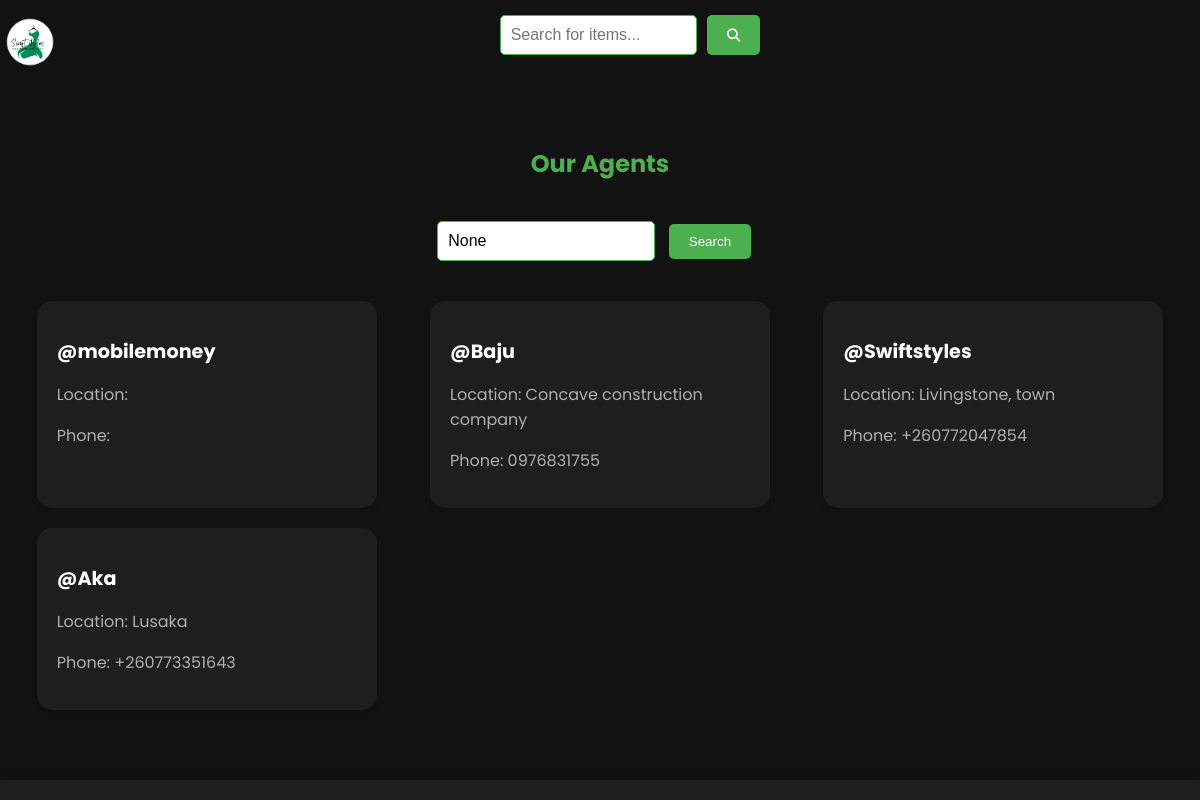
/agents/, run on the app's committed database.
### users/models.py (models this page shows, shortened)
class CustomUser(AbstractUser):
    first_name = models.CharField(max_length=100)
    last_name = models.CharField(max_length=100)
    phone_number = models.CharField(max_length=13, unique=True)
    house_number = models.CharField(max_length=50)
    business_location = models.CharField(max_length=255)
    profile_pic = models.ImageField(upload_to='profile_pics/', null=True, blank=True)
    profile_pic_thumbnail = models.ImageField(upload_to='profile_pics/thumbnails/', null=True, blank=True)
    is_approved = models.BooleanField(default=False)
    is_admin = models.BooleanField(default=False)  # Add this line

### mma/views.py (the view)
# urls.py: path('agents/', views.agent_list, name='agent_list'),
def agent_list(request):
    query = request.GET.get('q')
    if query:
        agents = CustomUser.objects.filter(business_location__icontains=query, is_admin=False)
    else:
        agents = CustomUser.objects.filter(is_admin=False)
    return render(request, 'agent_list.html', {
        'agents': agents,
        'query': query,
    })

### mma/templates/agent_list.html (shortened to what this page needs)
{% extends 'base.html' %}
{% block content %}
<div class="dashboard-container">
    <h1 class="page-title">Our Agents</h1>
    <div class="search-form">
        <form method="GET" action="{% url 'agent_list' %}">
            <input type="text" name="q" class="search-input" placeholder="Search by location..." value="{{ query }}">
            <button type="submit" class="search-btn">Search</button>
        </form>
    </div>
    {% if agents %}
        <div class="card-container">
            {% for agent in agents %}
                <div class="card">
                    <h2 class="card-title">@{{ agent.username }}</h2>
                    <p class="card-content">Location: {{ agent.business_location }}</p>
                    <p class="card-content">Phone: {{ agent.phone_number }}</p>
                </div>
            {% endfor %}
        </div>
    {% else %}
        <p>No agents found in this location.</p>
    {% endif %}
</div>
{% endblock %}

### mma/templates/base.html (style rules this page uses)
:root { --primary-color: #4CAF50; --secondary-color: #2196F3; --background-color: #121212; --card-background: #1E1E1E; --text-color: #FFFFFF; --secondary-text: #B0B0B0; --nav-height: 60px; --table-header-bg: #333; --table-row-bg: #1E1E1E; --table-row-alt-bg: #2E2E2E; }
body { font-family: 'Poppins', sans-serif; background-color: var(--background-color); color: var(--text-color); margin: 0; padding-top: 70px; }
.page-title { font-size: 2.5em; margin-bottom: 20px; color: var(--primary-color); text-align: center; }
.card-container { display: grid; grid-template-columns: repeat(auto-fit, minmax(250px, 1fr)); gap: 20px; }
.card { background-color: var(--card-background); border-radius: 15px; padding: 20px; box-shadow: 0 4px 15px rgba(0, 0, 0, 0.1); transition: transform 0.3s, box-shadow 0.3s; }
.card-title { font-size: 1.5em; margin-bottom: 10px; color: var(--primary-color); }
.card-content { font-size: 1.2em; color: var(--text-color); }
button { background-color: #007bff; color: white; border: none; padding: 5px 10px; cursor: pointer; border-radius: 4px; }

### mma/templates/agent_list.html (style rules this page uses)
.dashboard-container { display: flex; flex-direction: column; gap: 20px; margin-bottom: 20px; }
.page-title { font-size: 1.5rem; color: var(--primary-color); margin-bottom: 20px; text-align: center; }
.search-form { display: flex; justify-content: center; margin-bottom: 20px; }
.search-input { padding: 10px; font-size: 1rem; border: 1px solid var(--primary-color); border-radius: 5px; width: 60%; max-width: 400px; }
.search-btn { background-color: var(--primary-color); color: white; padding: 10px 20px; border-radius: 5px; margin-left: 10px; cursor: pointer; border: none; transition: background-color 0.3s ease; }
.card-container { display: grid; gap: 20px; grid-template-columns: repeat(auto-fit, minmax(250px, 1fr)); justify-items: center; margin-bottom: 40px; }
.card { background-color: var(--card-background); border-radius: 15px; padding: 20px; width: 100%; max-width: 300px; box-shadow: 0 4px 6px rgba(0, 0, 0, 0.1); transition: transform 0.2s ease-in-out; }
.card-title { font-size: 1.2rem; color: var(--text-color); margin-bottom: 10px; }
.card-content { font-size: 1rem; color: var(--secondary-text); margin-bottom: 15px; }
@media (max-width: 1200px) { .card-container { grid-template-columns: repeat(3, 1fr); } }

### data on the page
CustomUser: username "mobilemoney"
CustomUser: username "Baju", business_location "Concave construction company", phone_number "0976831755"
CustomUser: username "Swiftstyles", business_location "Livingstone, town", phone_number "+260772047854"
CustomUser: username "Aka", business_location "Lusaka", phone_number "+260773351643"
